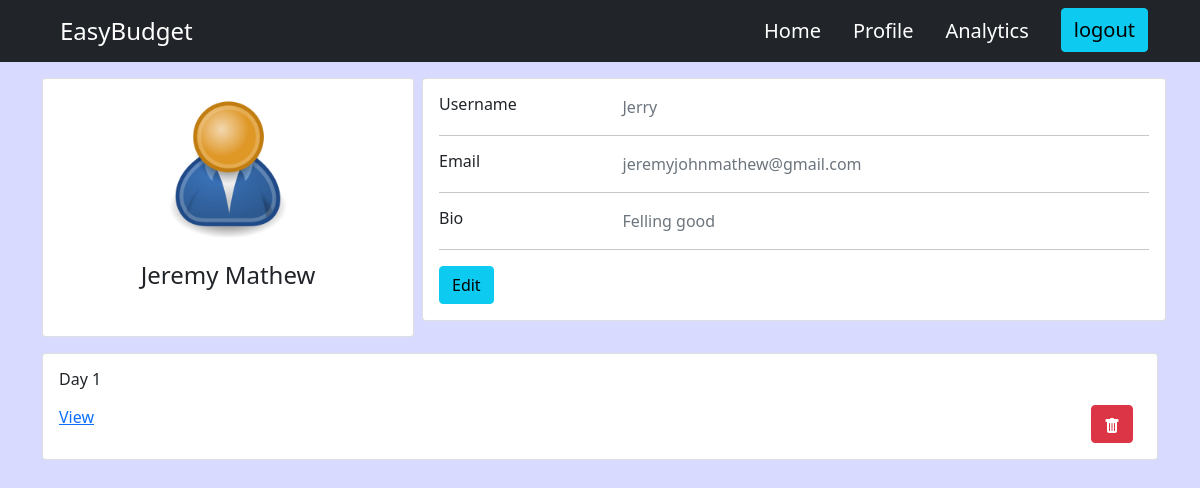
/profile/ (signed in), run on an earlier commit of the app's database.
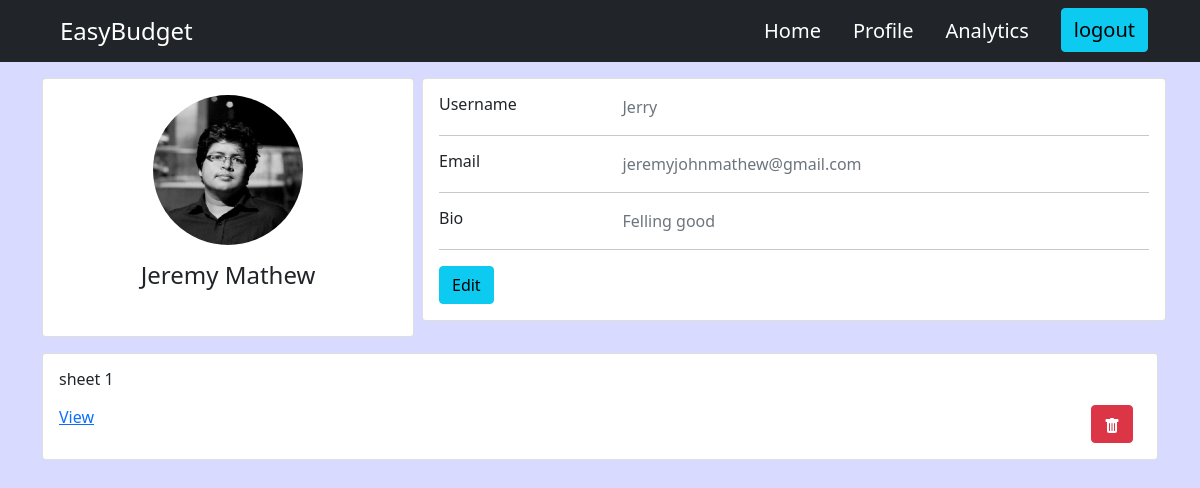
And on a later commit of the database.
### user/models.py (models this page shows, shortened)
class Profile(models.Model):
    user = models.OneToOneField(User,on_delete=models.CASCADE, null =True, blank = True)
    username= models.CharField(max_length=200, blank = True, null = True)
    name = models.CharField(max_length=200, blank = True, null = True)
    email = models.EmailField(max_length=500, blank = True, null=True)
    bio = models.TextField(blank = True, null = True)
    profile_image = models.ImageField(null = True, blank = True,default = 'user-default.png')
    created = models.DateTimeField(auto_now_add=True)
    id = models.UUIDField(default=uuid.uuid4, unique = True, primary_key=True, editable=False)

### budget/models.py (models this page shows, shortened)
class Sheet(models.Model):
    user = models.ForeignKey(User, on_delete= models.CASCADE, null = True, related_name='sheets')
    name = models.CharField(max_length= 200)
    created = models.DateTimeField(auto_now = True)
    id = models.UUIDField(default = uuid.uuid4, unique = True , primary_key=True, editable=False)

### user/views.py (the view)
# urls.py: path('', views.userProfile, name='profile'),
def userProfile(request):
    user = request.user
    profile = Profile.objects.get(user = user)
    context = {'profile':profile}
    return render(request, 'user/profile.html',context)

### budget/models.py (called while the page is built)
    def __str__(self):
        return self.name

### user/templates/user/profile.html (shortened to what this page needs)
{% extends 'main.html' %}
{% load static %}
{% block content %}
<div class="container">
  <div class="main-body d-flex my-3">
    <div class="card col-md-4 mr-3">
      <div class="card-body">
        <div class="d-flex flex-column align-items-center text-center">
          <img
            src="{{ profile.profile_image.url }}"
            alt="Admin"
            class="rounded-circle"
            width="150"
          />
          <div class="mt-3">
            <h4>{{profile.name}}</h4>
          </div>
        </div>
      </div>
    </div>
    <div class="card mb-3 card col-md-8 mx-2">
      <div class="card-body">
        <div class="row">
          <div class="col-sm-3">
            <h6 class="mb-0">Username</h6>
          </div>
          <div class="col-sm-9 text-secondary">{{profile.username}}</div>
        </div>
        <hr />
        <div class="row">
          <div class="col-sm-3">
            <h6 class="mb-0">Email</h6>
          </div>
          <div class="col-sm-9 text-secondary">{{profile.email}}</div>
        </div>
        <hr />
        <div class="row">
          <div class="col-sm-3">
            <h6 class="mb-0">Bio</h6>
          </div>
          <div class="col-sm-9 text-secondary">{{profile.bio}}</div>
        </div>
        <hr />
        <div class="row">
          <div class="col-sm-12">
            <a
              class="btn btn-info"
              href="{% url 'edit-user' %}"
              >Edit</a
            >
          </div>
        </div>
      </div>
    </div>
  </div>
{% for item in user.sheets.all %}
<div class="card h-100">
  <div class="card-body">
    <h6 class="d-flex align-items-center mb-3">{{item.name}}</h6>
    <a href="{% url 'sheet' item.id %}">View</a>
    <span><a class = "btn btn-danger float-end mx-2" href="{% url 'delete-sheet' item.id %}"></a></span>
</div>
</div>
{% endfor %}
{% endblock content %}

### templates/main.html (shortened to what this page needs)
<!DOCTYPE html>
{% load static %}
<html lang="en">
<head>
    <link href="https://cdn.jsdelivr.net/npm/bootstrap@5.1.3/dist/css/bootstrap.min.css" rel="stylesheet">
    <link rel="stylesheet" type = "text/css" href="{% static 'styles/main.css' %}">
</head>
<body>
    {% include 'navbar.html' %}
    {% block content %}
    {% endblock content %}
</body>
</html>

### templates/navbar.html (shortened to what this page needs)
<nav class="navbar navbar-expand-lg navbar-dark bg-dark fs-6 px-4">
    <div class="container-fluid">
      <a class="navbar-brand mx-4 fs-4" href="{% url 'home' %}">EasyBudget</a>
      <div class="collapse navbar-collapse nav justify-content-end fs-5" id="navbarNavDropdown">
        <ul class="navbar-nav">
          {% if request.user.is_authenticated %}
          <li class="nav-item">
            <a class="nav-link active mx-2" aria-current="page" href="{% url 'home' %}">Home</a>
          </li>
          <li class="nav-item">
            <a class="nav-link active mx-2" href="{% url 'profile' %}">Profile</a>
          </li>
          <li class="nav-item">
            <a class="nav-link active mx-2" href="#">Analytics</a>
          </li>
          <li>
            <a href="{% url 'logout' %}"><button type="button" class="btn btn-info mx-3 fs-5">logout</button></a>
          </li>
          {% endif %}
        </ul>
      </div>
    </div>
  </nav>

### static/styles/main.css (style rules this page uses)
body { background-color: #D9DAFF; }

What changed in the data, as far as the page shows it:
removed Sheet: name "Day 1"
changed Profile "Jeremy Mathew": profile_image: picture added in place of a placeholder
added Sheet: name "sheet 1"
